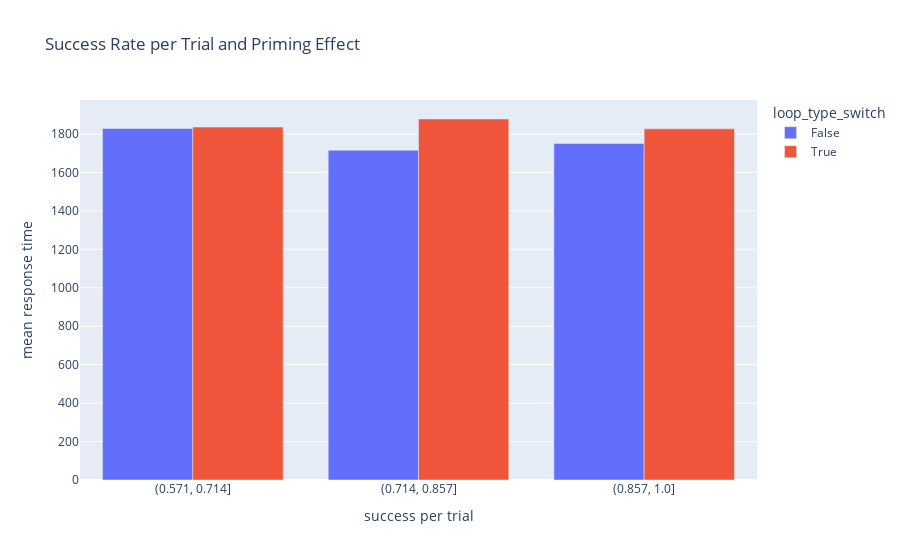

The notebook cell this image was saved under:
### Code cell
px.bar(switching_diff_per_trial_success.reset_index(), x='success_per_trial_bin', y='mean_response_time'
       , color='loop_type_switch', barmode='group', title='Success Rate per Trial and Priming Effect'
       , labels={'success_per_trial_bin': 'success per trial', 'mean_response_time': 'mean response time'})

### Figure 1 — Plotly figure (JSON) as saved in the notebook; plotly's stock layout.template omitted (floating-point values rounded to 4 significant figures)
{"data": [{"alignmentgroup": "True", "hovertemplate": "loop_type_switch=False<br>success per trial=%{x}<br>mean response time=%{y}<extra></extra>", "legendgroup": "False", "marker": {"color": "#636efa", "pattern": {"shape": ""}}, "name": "False", "offsetgroup": "False", "orientation": "v", "showlegend": true, "textposition": "auto", "type": "bar", "x": ["(0.571, 0.714]", "(0.714, 0.857]", "(0.857, 1.0]"], "xaxis": "x", "y": [1829.0, 1716.0, 1750.0], "yaxis": "y"}, {"alignmentgroup": "True", "hovertemplate": "loop_type_switch=True<br>success per trial=%{x}<br>mean response time=%{y}<extra></extra>", "legendgroup": "True", "marker": {"color": "#EF553B", "pattern": {"shape": ""}}, "name": "True", "offsetgroup": "True", "orientation": "v", "showlegend": true, "textposition": "auto", "type": "bar", "x": ["(0.571, 0.714]", "(0.714, 0.857]", "(0.857, 1.0]"], "xaxis": "x", "y": [1836.0, 1878.0, 1827.0], "yaxis": "y"}], "layout": {"barmode": "group", "legend": {"title": {"text": "loop_type_switch"}, "tracegroupgap": 0}, "title": {"text": "Success Rate per Trial and Priming Effect"}, "xaxis": {"anchor": "y", "domain": [0, 1], "title": {"text": "success per trial"}}, "yaxis": {"anchor": "x", "domain": [0, 1], "title": {"text": "mean response time"}}}}
